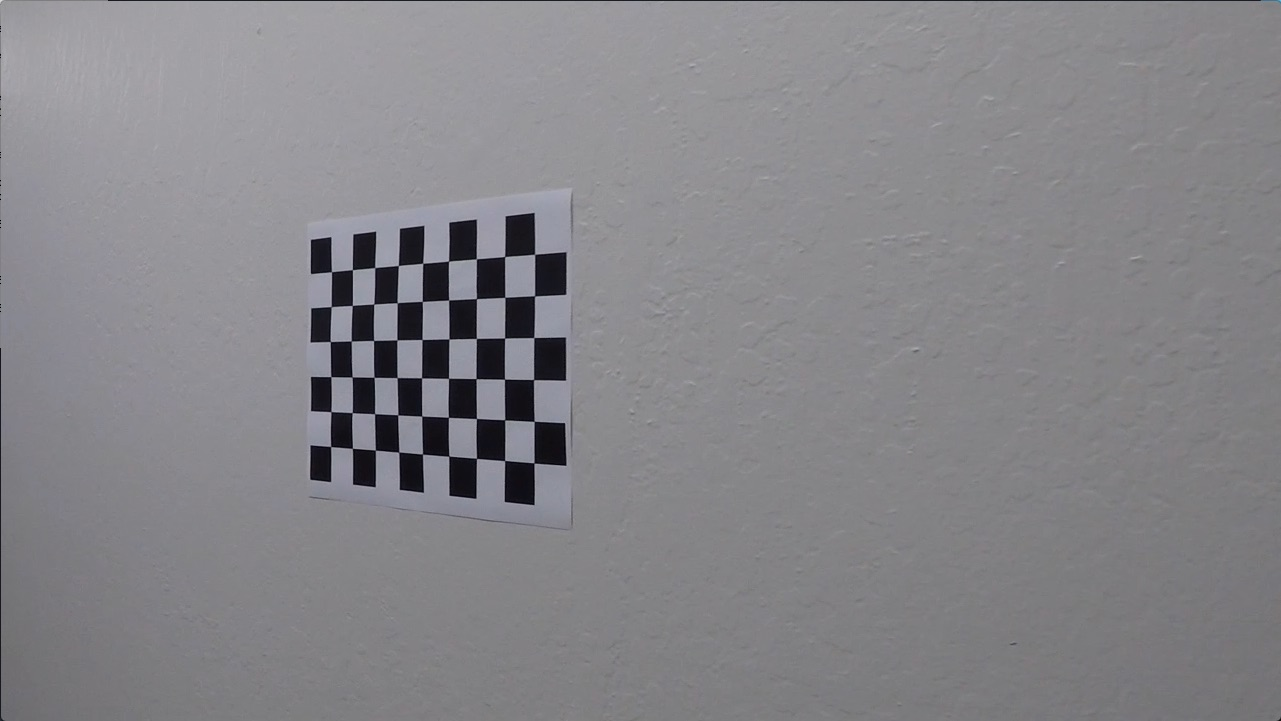
#> input picture camera_cal/calibration1.jpg, 1281 x 721 px; its folder holds only this picture in this run
$ jupyter execute Advanced_Lane_Finding.ipynb
#> lines starting #> are read from the running program, lines starting #| are printed output that depends on the picture
# Camera Calibration

[cell 1]
import numpy as np
import cv2
import matplotlib.pyplot as plt
import matplotlib.gridspec as gridspec
import pickle
import glob


# Make a list of calibration images
images = glob.glob('camera_cal/calibration*.jpg')

# prepare object points
# different types of object points number
type_num = 6
nx = [9,8,9,9,7,5]
ny = [6,6,5,4,6,6]

objpoints = []
imgpoints = []

objps = []
for i in range(type_num):
    objp = np.zeros((nx[i]*ny[i],3), np.float32)
    objp[:,:2] = np.mgrid[0:nx[i],0:ny[i]].T.reshape(-1,2)
    objps.append(objp)

image_num = len(images)
fig=plt.figure(figsize=(15, 60))

for idx, image_name in enumerate(images):
    # Read image
    img = cv2.imread(image_name)
#> img is the input picture: shape (721, 1281, 3); mean B, G, R 136.7, 132.7, 133.5

    # Convert to grayscale
    gray = cv2.cvtColor(img, cv2.COLOR_BGR2GRAY)

    for i in range(type_num):
        # Find the chessboard corners
        ret, corners = cv2.findChessboardCorners(gray, (nx[i], ny[i]), None)

        # If found, draw corners
        if ret == True:
            objpoints.append(objps[i])
            imgpoints.append(corners)

            fig.add_subplot(image_num, 3, idx*3+1)
            plt.imshow(img)
            plt.axis('off')
            if idx == 0:
                plt.title("Original Image")

            img1 = np.copy(img)
            cv2.drawChessboardCorners(img1, (nx[i],ny[i]), corners, ret)
            fig.add_subplot(image_num, 3, idx*3+2)
            plt.imshow(img1)
            plt.axis('off')
            if idx == 0:
                plt.title("Found Conners")

            ret, mtx, dist, rvecs, tvecs = cv2.calibrateCamera(objpoints, imgpoints, gray.shape[::-1], None, None)
            undist = cv2.undistort(img, mtx, dist, None, mtx)
            fig.add_subplot(image_num, 3, idx*3+3)
            plt.imshow(undist)
            plt.axis('off')
            if idx == 0:
                plt.title("Undistorted Image")
            break
#> this loop made 1 pass
#> (mtx, dist, rvecs, tvecs) on pass 1: ([[789.4, 0, 707.3], [0, 887.6, 413.1], [0, 0, 1]], [[-0.339, 0.479, -0.00628, -0.0432, -1.27]], ([0.0359, 0.436, 0.0189],), ([-11.83, -4, 24.59],))
#> pass 1, `undist = cv2.undistort(img, mtx, dist, None, mtx)`:
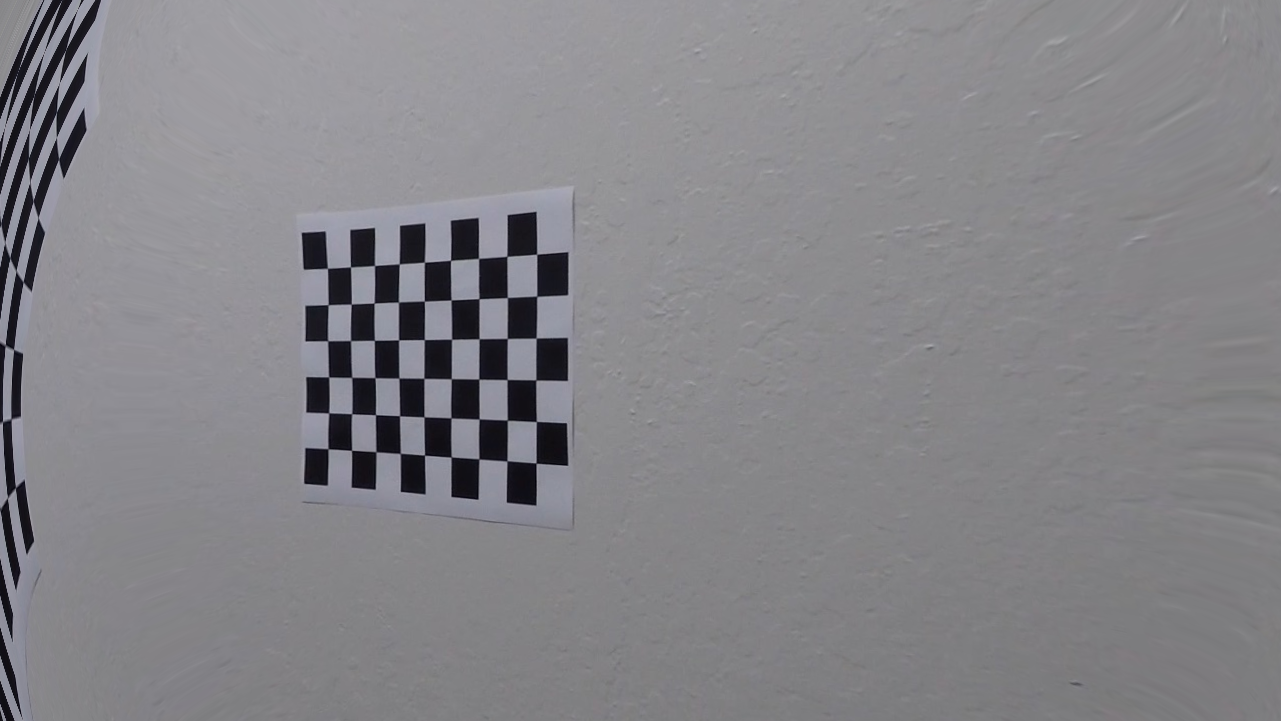
#> undist: shape (721, 1281, 3); mean B, G, R 136.2, 132, 132.7
#> after the loop, imgpoints = 1 item; objpoints = 1 item

plt.show()
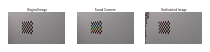
#> figure drawn by matplotlib, 3 panels; B, G, R data is drawn as R, G, B

$ run again, on camera_cal/calibration13.jpg
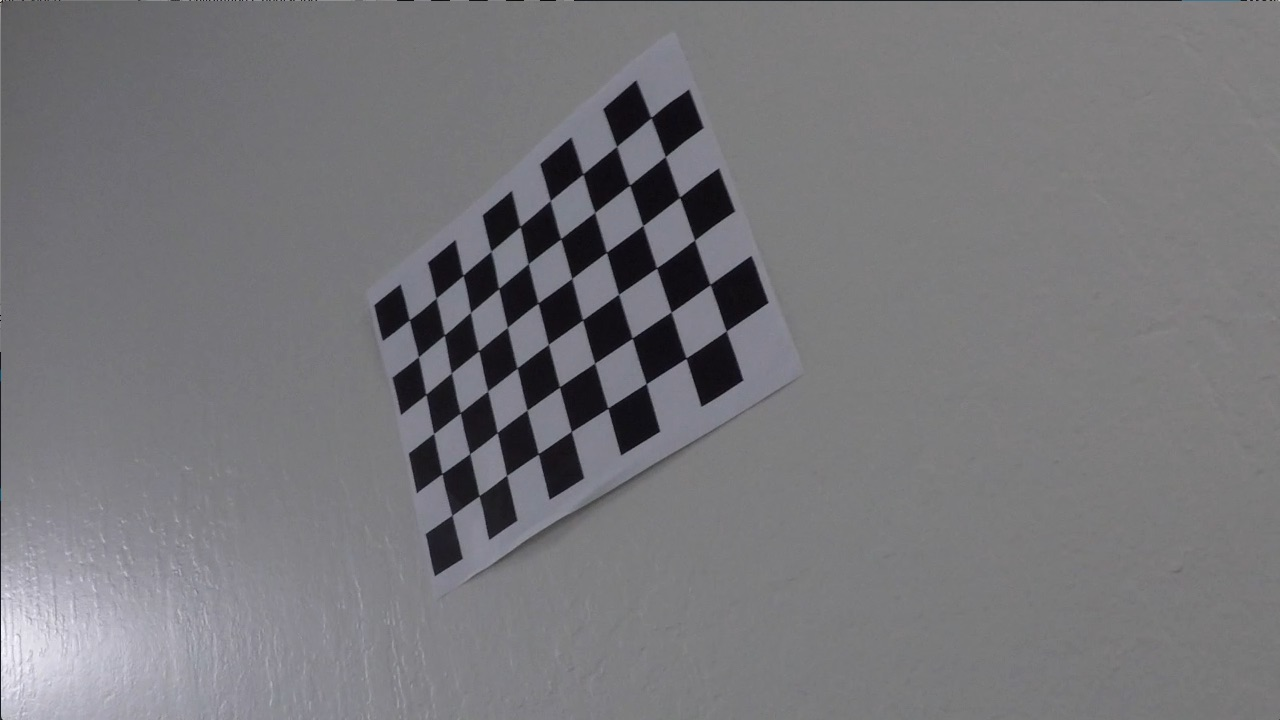
#> input picture camera_cal/calibration13.jpg, 1280 x 720 px
#> img is the input picture: shape (720, 1280, 3); mean B, G, R 122, 118.5, 119.1
#> the loop `for i in range(type_num):` made 1 pass
#> (mtx, dist, rvecs, tvecs) on pass 1: ([[1254, 0, 650.9], [0, 1245.3, 473.5], [0, 0, 1]], [[-2, 21.84, -0.0244, 0.0119, -98.75]], ([-0.249, 0.686, -0.387],), ([-5.65, -3.59, 27.67],))
#> pass 1, `undist = cv2.undistort(img, mtx, dist, None, mtx)`:
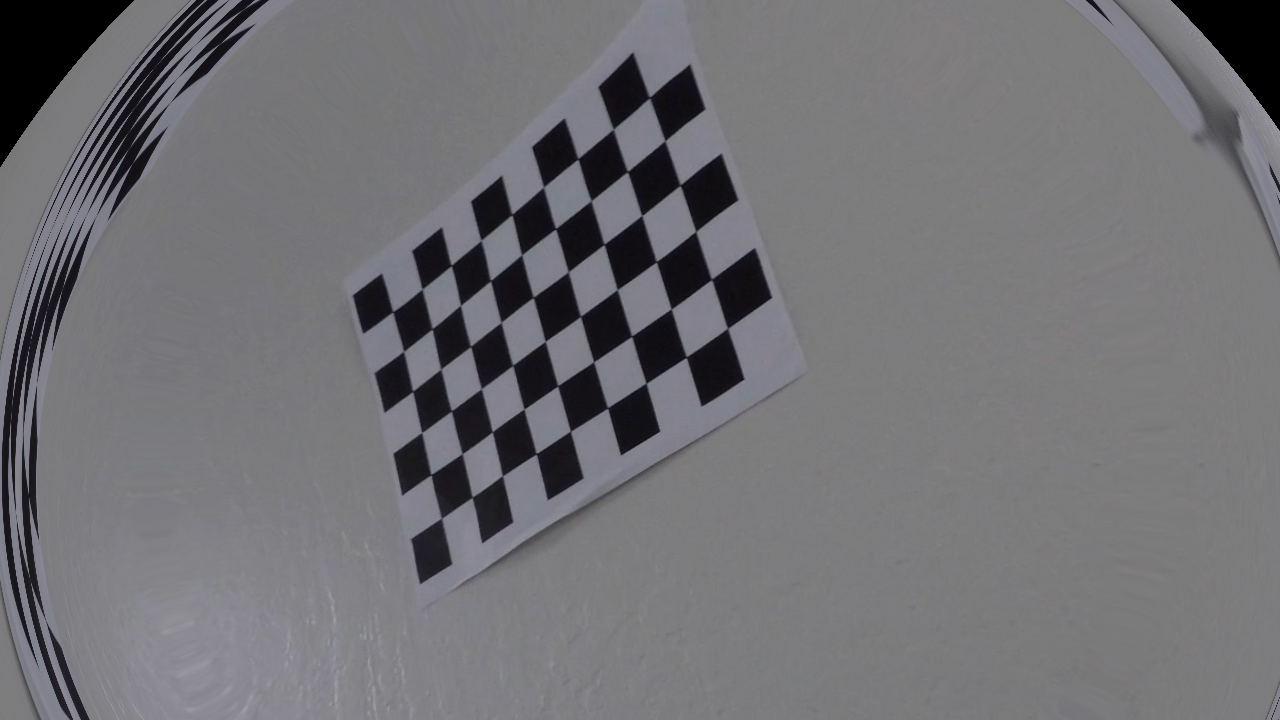
#> undist: shape (720, 1280, 3); mean B, G, R 116.4, 112.9, 113.3
#> after the loop `for i in range(type_num):`: imgpoints = 1 item
#> `plt.show()`:
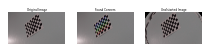
#> figure drawn by matplotlib, 3 panels; B, G, R data is drawn as R, G, B

$ run again, on camera_cal/calibration14.jpg
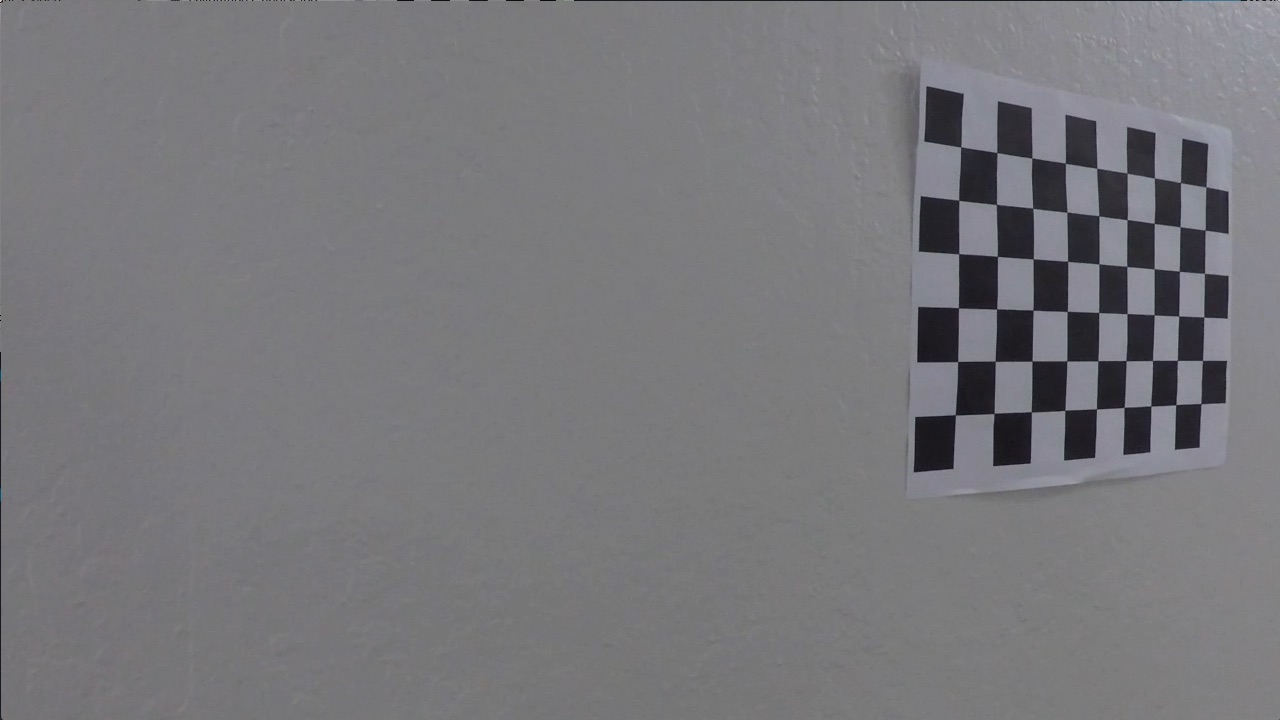
#> input picture camera_cal/calibration14.jpg, 1280 x 720 px
#> img is the input picture: shape (720, 1280, 3); mean B, G, R 122.9, 119.4, 119.9
#> the loop `for i in range(type_num):` made 1 pass
#> (mtx, dist, rvecs, tvecs) on pass 1: ([[2240.5, 0, 704.5], [0, 1763.2, 328.8], [0, 0, 1]], [[2.86, -97.07, -0.0283, -0.0725, 800.8]], ([-0.0139, -0.819, 0.0177],), ([3.8, -3.38, 33.34],))
#> pass 1, `undist = cv2.undistort(img, mtx, dist, None, mtx)`:
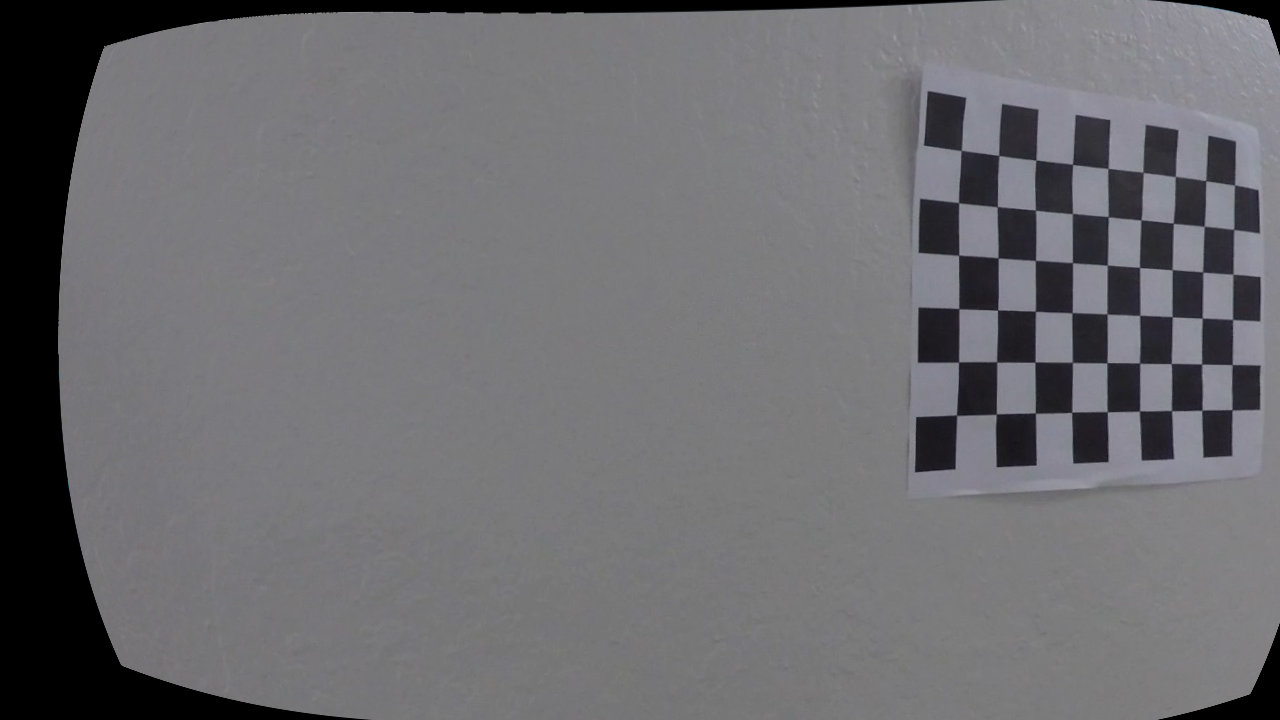
#> undist: shape (720, 1280, 3); mean B, G, R 111.8, 108.5, 108.9
#> after the loop `for i in range(type_num):`: imgpoints = 1 item
#> `plt.show()`:
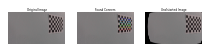
#> figure drawn by matplotlib, 3 panels; B, G, R data is drawn as R, G, B

$ run again, on camera_cal/calibration15.jpg
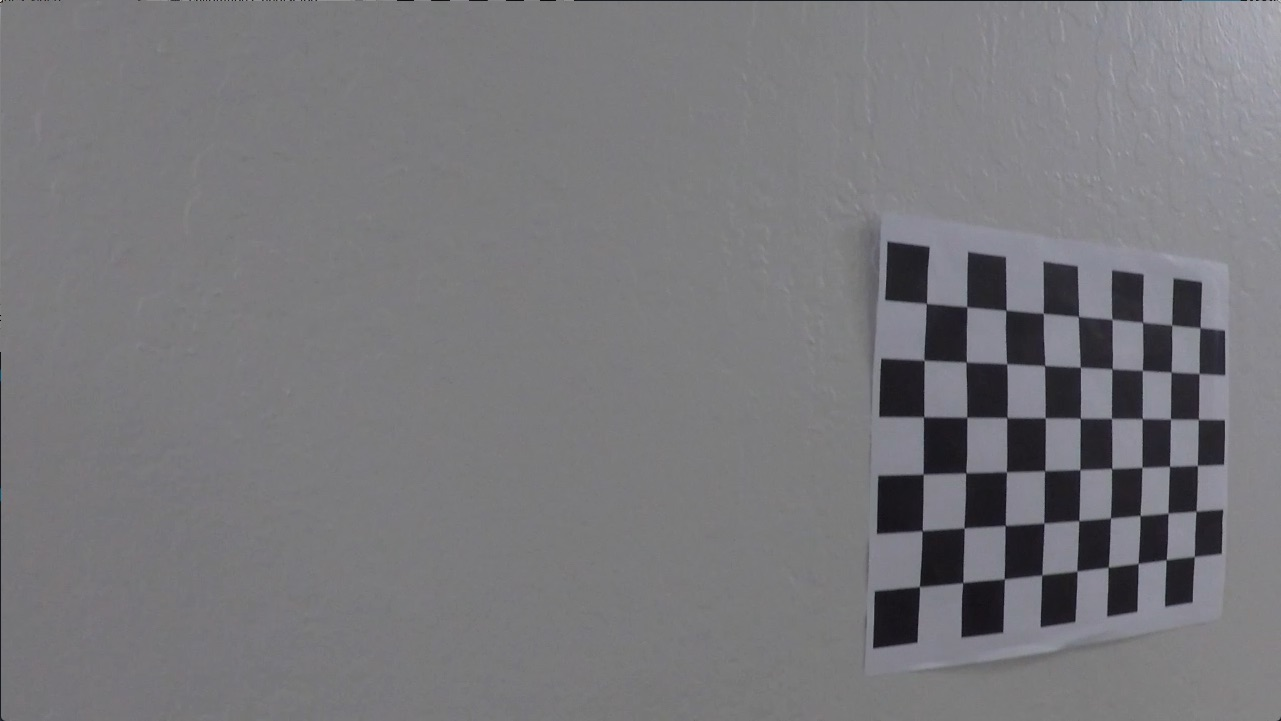
#> input picture camera_cal/calibration15.jpg, 1281 x 721 px
#> img is the input picture: shape (721, 1281, 3); mean B, G, R 123, 119.5, 120
#> the loop `for i in range(type_num):` made 1 pass
#> (mtx, dist, rvecs, tvecs) on pass 1: ([[1807.8, 0, 586.2], [0, 1492.5, 649.2], [0, 0, 1]], [[-0.803, 3.32, 0.0872, -0.0296, -4.93]], ([0.283, -0.728, -0.0828],), ([4.46, -5.69, 20.67],))
#> pass 1, `undist = cv2.undistort(img, mtx, dist, None, mtx)`:
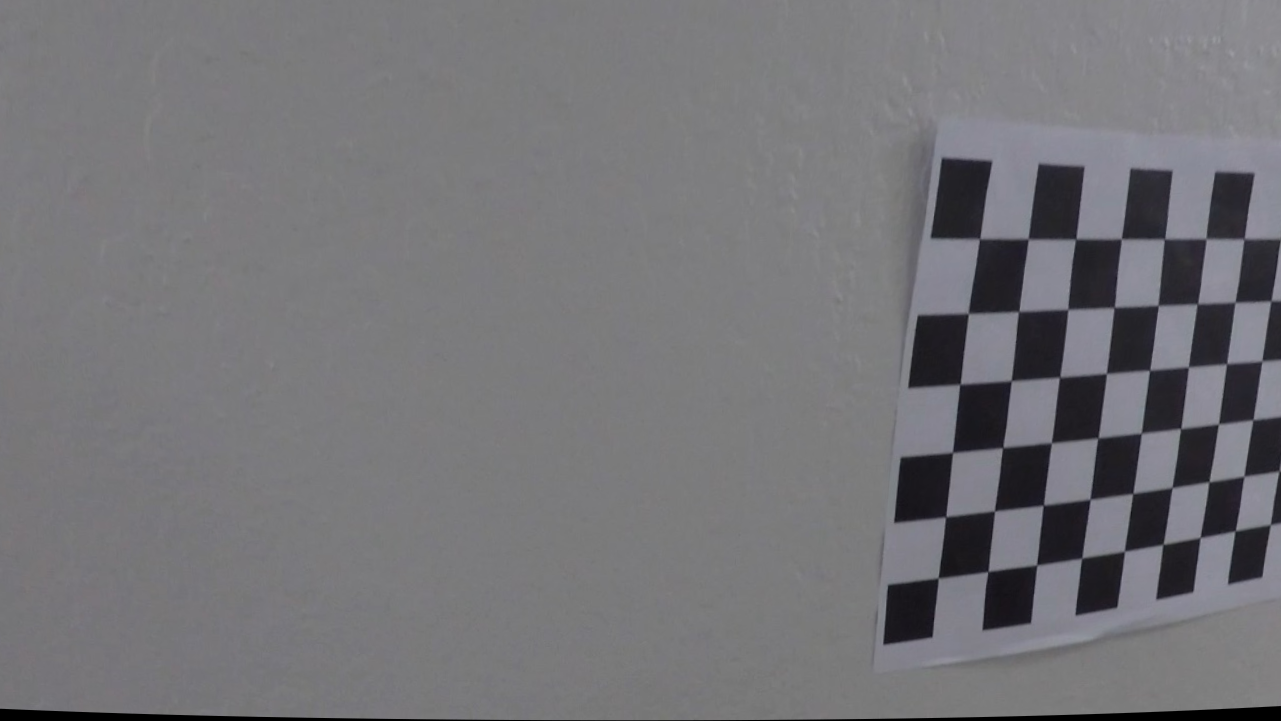
#> undist: shape (721, 1281, 3); mean B, G, R 119.3, 115.7, 116.3
#> after the loop `for i in range(type_num):`: imgpoints = 1 item
#> `plt.show()`:
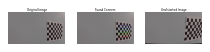
#> figure drawn by matplotlib, 3 panels; B, G, R data is drawn as R, G, B

$ run again, on camera_cal/calibration10.jpg
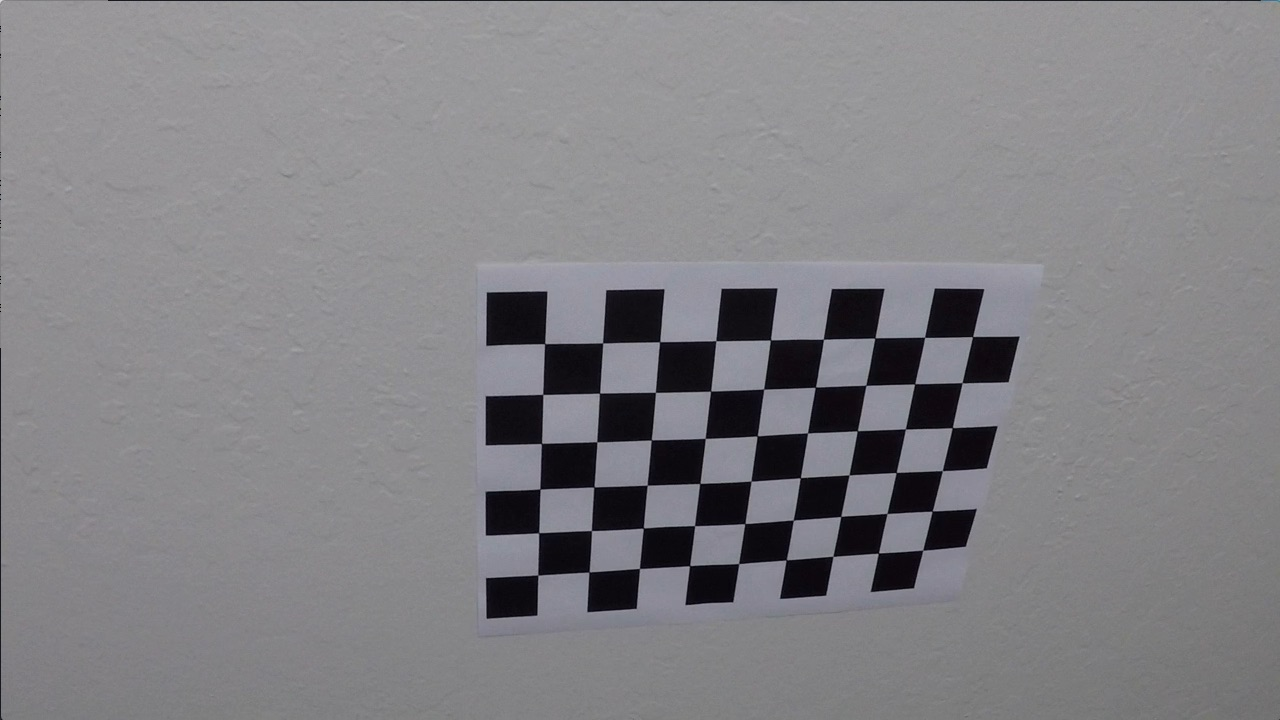
#> input picture camera_cal/calibration10.jpg, 1280 x 720 px
#> img is the input picture: shape (720, 1280, 3); mean B, G, R 133.1, 129.4, 130.2
#> the loop `for i in range(type_num):` made 1 pass
#> (mtx, dist, rvecs, tvecs) on pass 1: ([[1143.7, 0, 681.7], [0, 1109.2, 367.7], [0, 0, 1]], [[-0.515, 2.99, -0.00876, 0.00937, 1.41]], ([0.451, -0.252, 0.0361],), ([-2.31, -0.422, 19.12],))
#> after the loop `for i in range(type_num):`:
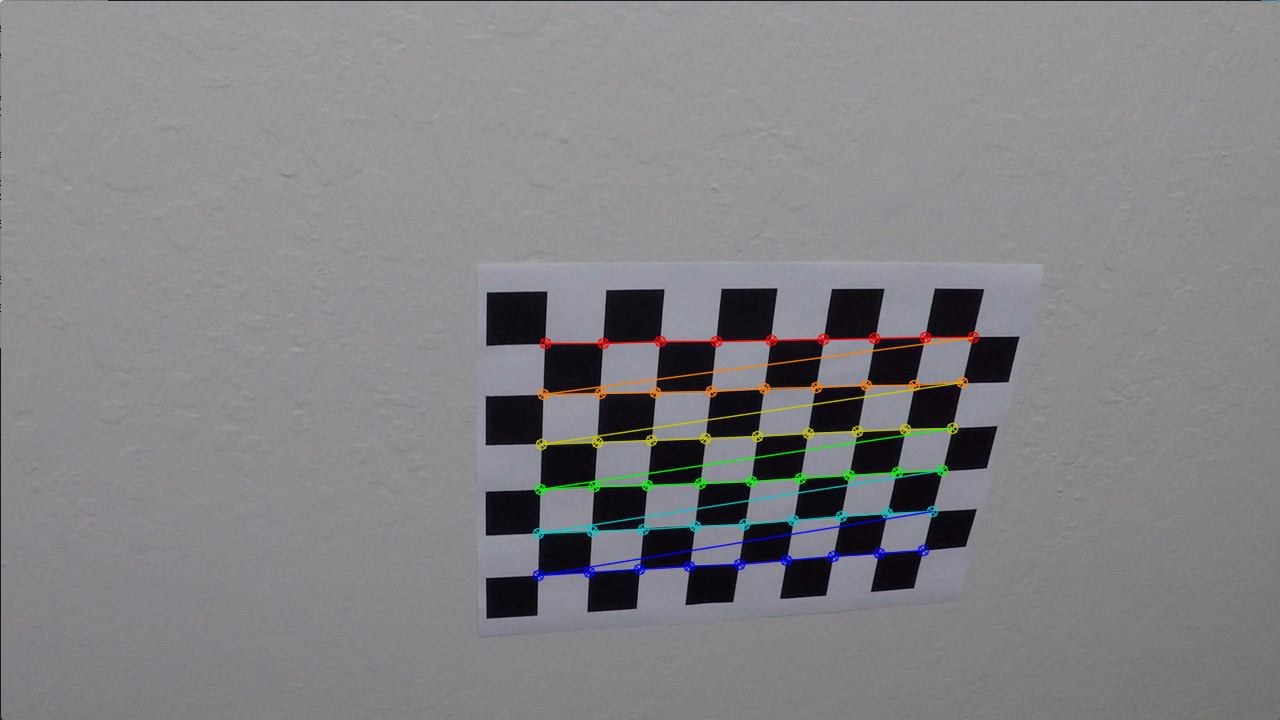
#> img1: shape (720, 1280, 3); mean B, G, R 133, 130, 130.6
#> after the loop `for i in range(type_num):`: imgpoints = 1 item
#> `plt.show()`:
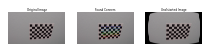
#> figure drawn by matplotlib, 3 panels; B, G, R data is drawn as R, G, B
